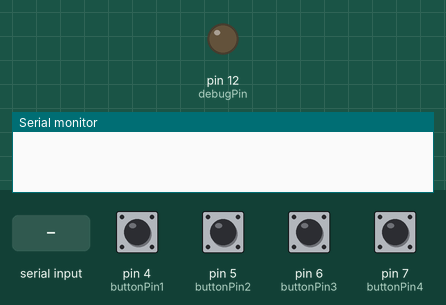
The sketch below on a simulated Arduino Uno, built with avr-gcc and run on an emulated ATmega328P. Parts: output pins drawn as LEDs (lit = HIGH), the last lines printed to the serial monitor. The inputs (shaded band) are chosen by the test bench; at power-on: pin 4 (buttonPin1), pin 5 (buttonPin2), pin 6 (buttonPin3), pin 7 (buttonPin4) LOW.

Above: at 1.2 s.
1.3 s: pin 4 (buttonPin1) pulled HIGH for 0.15 s
At 2.6 s:
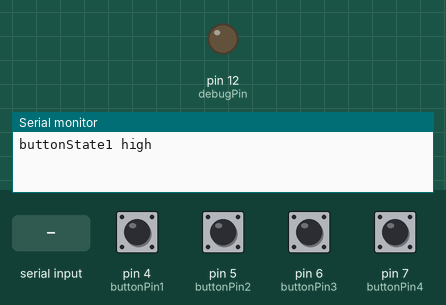
2.9 s: "volumeDown" received over Serial
At 3.98 s:
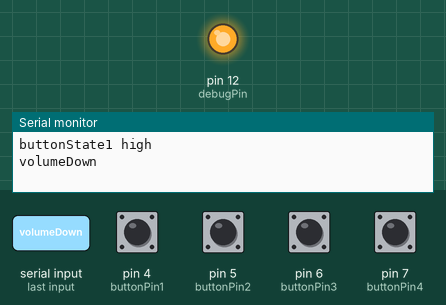
5.4 s: "volumeUp" received over Serial
At 7.5 s:
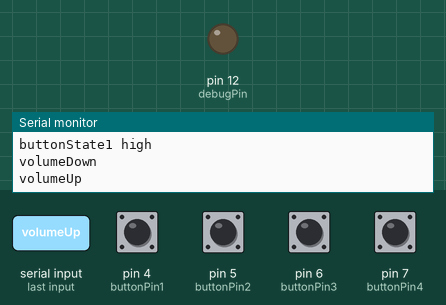
7.9 s: "inputSwitch" received over Serial
At 9.5 s:
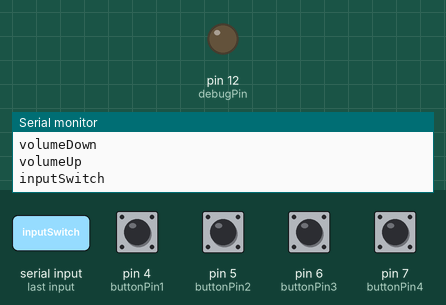
Timing chart, 0 to 11.0 s (numbered marks = the images above; inputs shaded):
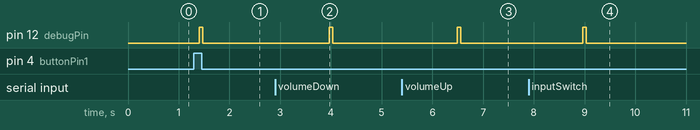

The sketch:

ir_remote.ino
```cpp
#include <IRremote.h>
IRsend irsend;

#define volumeUp 0x20DF40BF
#define volumeDown 0x20DFC03F
#define inputSwitch 0x20DFD02F
#define togglePower 0x20DF10EF

#define buttonPin1 4
#define buttonPin2 5
#define buttonPin3 6
#define buttonPin4 7
#define debugPin 12
// int debugPin = 12;

// Variables will change:
int buttonPushCounter = 0;   // counter for the number of button presses
int buttonState = 0;
int lastButtonState = 0;
int buttonState2 = 0;
int lastButtonState2 = 0;
int buttonState3 = 0;
int lastButtonState3 = 0;
int buttonState4 = 0;
int lastButtonState4 = 0;
boolean triggerAction = false;

long unsigned int irCode;
long unsigned int lastIRCode;

// const int BUFFER_SIZE = 50;
// char buf[BUFFER_SIZE];

void setup(){
  pinMode(buttonPin1, INPUT);
  pinMode(buttonPin2, INPUT);
  pinMode(buttonPin3, INPUT);
  pinMode(buttonPin4, INPUT);

  pinMode(debugPin, OUTPUT);
  digitalWrite(debugPin, LOW);
  Serial.begin(9600);
}

void loop(){
  buttonState = digitalRead(buttonPin1);
  buttonState2 = digitalRead(buttonPin2);
  buttonState3 = digitalRead(buttonPin3);
  buttonState4 = digitalRead(buttonPin4);
  triggerAction = false;

  // check if data is available

  if (Serial.available() > 0) {
    String ch;
    ch = Serial.readString();
    ch.trim();

    // read the incoming bytes:
    // int rlen = Serial.readBytes(buf, BUFFER_SIZE);

    // prints the received data
    //Serial.print("I received: ");
    //for(int i = 0; i < rlen; i++) {
    //  Serial.print(buf[i]);
    //}
    if(ch == "volumeDown") {
      irCode = volumeDown;
      triggerAction = true;
      Serial.println("volumeDown");
    }
    if(ch == "volumeUp") {
      irCode = volumeUp;
      triggerAction = true;
      Serial.println("volumeUp");
    }
    if(ch == "inputSwitch") {
      irCode = inputSwitch;
      triggerAction = true;
      Serial.println("inputSwitch");
    }
    if(ch == "togglePower") {
      irCode = togglePower;
      triggerAction = true;
      Serial.println("togglePower");
    }
  }


  // compare the buttonState to its previous state
  if (buttonState != lastButtonState) { // power button
    // if the state has changed, increment the counter
    if (buttonState == HIGH) {
      irCode = togglePower;
      triggerAction = true;
      Serial.println("buttonState1 high");
      delay(50);
    }
  }
  else if (buttonState2 != lastButtonState2) {
    if(buttonState2 == HIGH) {
      irCode = inputSwitch;
      triggerAction = true;
      Serial.println("buttonState2 high");
      delay(50);
    }
  }
  else if(buttonState3 != lastButtonState3) { // volume down
    if(buttonState3 == HIGH) {
      irCode = volumeDown;
      triggerAction = true;
      Serial.println("buttonState3 high");
      delay(50);
    }
  }
  else if(buttonState4 != lastButtonState4) { // volume up
    if(buttonState4 == HIGH) {
      irCode = volumeUp;
      triggerAction = true;
      Serial.println("buttonState4 high");
      delay(50);
    }
  }

  // Delay a little bit to avoid bouncing
  delay(50);

  // save the current state as the last state, for next time through the loop
  lastButtonState = buttonState;
  lastButtonState2 = buttonState2;
  lastButtonState3 = buttonState3;
  lastButtonState4 = buttonState4;


  if(triggerAction) {
    digitalWrite(debugPin, HIGH);
    irsend.sendNEC(irCode,32);
    lastIRCode = irCode;
    digitalWrite(debugPin, LOW);
  }
}
```

Measured:
- after the input at 1.3 s, pin 12 (debugPin): LOW → HIGH after 0.10 s, → LOW 0.07 s later
- after the input at 2.9 s, pin 12 (debugPin): LOW → HIGH after 1.1 s, → LOW 0.07 s later
- after the input at 5.4 s, pin 12 (debugPin): LOW → HIGH after 1.1 s, → LOW 0.07 s later
- after the input at 7.9 s, pin 12 (debugPin): LOW → HIGH after 1.1 s, → LOW 0.07 s later
